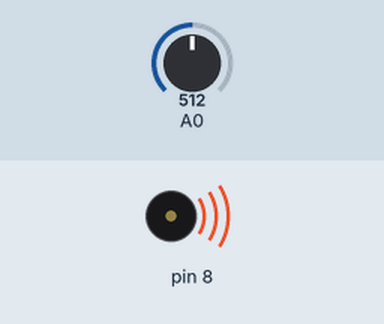
This sketch was run on a simulated Arduino Uno, built with avr-gcc and run on an emulated ATmega328P. On the bench: buzzer (waves = sounding). Inputs (shaded band) come from the test bench; at power-on: A0 = 512.

Above: at 1.2 s.
1.3 s: A0 set to 491
At 2.1 s:
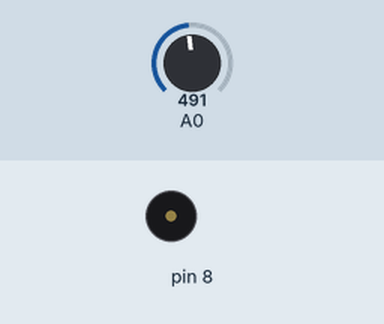
2.8 s: A0 set to 511
At 3.2 s:
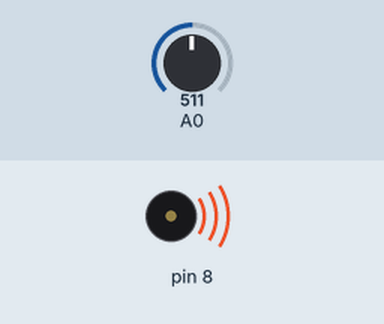
4.3 s: A0 set to 495
At 5.5 s:
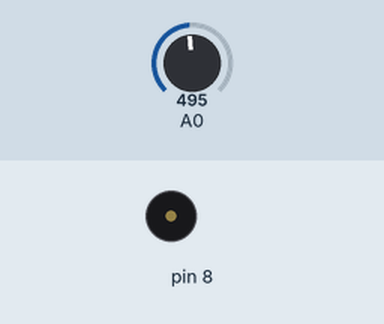
Timing chart, 0 to 7.3 s (numbered marks = the images above; inputs shaded):
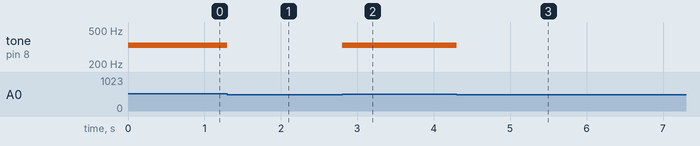

The sketch:

sketch_dec16a.ino
```cpp
/*

*/
int notes[] = {262,294,330,349};
void setup() {
Serial.begin(9600);
// start serial comunication

}


void loop() {
    int keyVal = analogRead(A0);
    // Отчетената стойност на аналогов пин A0
    Serial.printIn(keyVal);
    //Изпраща стойността от A0 на Serial Monitor

    //изсвирва нотата, съотвеваща на порчетената от А0 стойност
    if(keyVal==1023){
      tone(8,notes[0]);
      // извирва първата нота(на цифров пин 8)
    }
    else if(keyVal>=990&& keyVal<=1010){
      tone(8,notes[1]);
      //Извира втората нота
    }
     else if(keyVal>=505&& keyVal<=515){
      tone(8,notes[2]);
      //Извира 3-тата нота
    }
     else if(keyVal>=5&& keyVal<=10){
      tone(8,notes[3]);
      //Извира 4-тата нота
    }
    else{
      noTone(8);// ne swiri nishto

    }
}
```

Measured:
- the behaviour switches between 505 and 504 on A0 (found by bisection; images 0 and 1)
- after the input at 1.3 s, tone on pin 8: 330 Hz → silent at once
- after the input at 2.8 s, tone on pin 8: silent → 330 Hz at once
- after the input at 4.3 s, tone on pin 8: 330 Hz → silent at once
